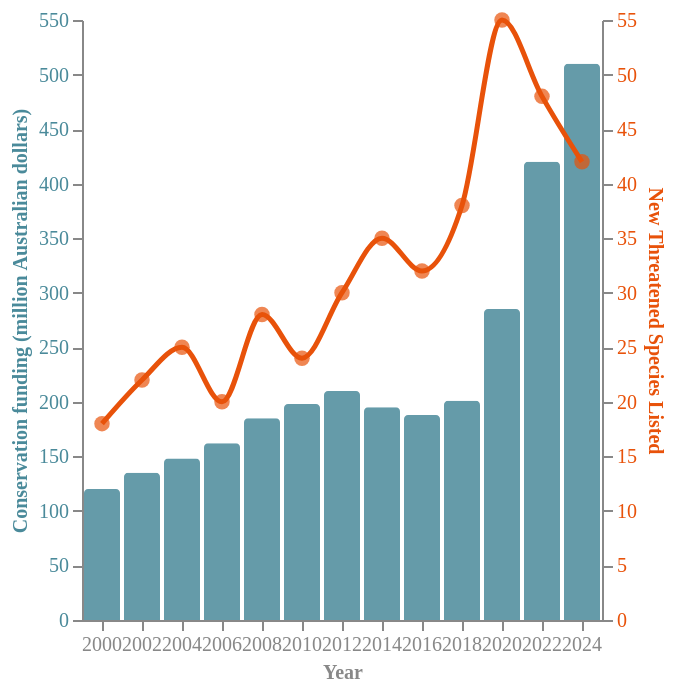

Here is the Vega-Lite specification saved for this chart:
### Vega-Lite specification from a JSON file in a GitHub repository (floating-point values rounded to 4 significant figures)
{"$schema": "https://vega.github.io/schema/vega-lite/v5.json", "width": "container", "height": 300, "background": "transparent", "data": {"values": [{"year": 2000, "funding": 120, "new_listings": 18}, {"year": 2002, "funding": 135, "new_listings": 22}, {"year": 2004, "funding": 148, "new_listings": 25}, {"year": 2006, "funding": 162, "new_listings": 20}, {"year": 2008, "funding": 185, "new_listings": 28}, {"year": 2010, "funding": 198, "new_listings": 24}, {"year": 2012, "funding": 210, "new_listings": 30}, {"year": 2014, "funding": 195, "new_listings": 35}, {"year": 2016, "funding": 188, "new_listings": 32}, {"year": 2018, "funding": 201, "new_listings": 38}, {"year": 2020, "funding": 285, "new_listings": 55}, {"year": 2022, "funding": 420, "new_listings": 48}, {"year": 2024, "funding": 510, "new_listings": 42}]}, "layer": [{"mark": {"type": "bar", "opacity": 0.7, "color": "#4a8a9a", "cornerRadiusTopLeft": 2, "cornerRadiusTopRight": 2}, "encoding": {"x": {"field": "year", "type": "ordinal", "axis": {"title": "Year", "titleColor": "#888", "titleFont": "DM Mono", "titleFontSize": 10, "labelColor": "#888", "labelFont": "DM Mono", "labelAngle": 0, "grid": false}}, "y": {"field": "funding", "type": "quantitative", "title": "Conservation funding (million Australian dollars)", "axis": {"titleColor": "#4a8a9a", "labelColor": "#4a8a9a", "titleFont": "DM Mono", "labelFont": "DM Mono", "titleFontSize": 10, "grid": true, "gridColor": "rgba(255,255,255,.07)", "format": ",.0f"}}, "opacity": {"condition": {"param": "hover", "empty": true, "value": 0.85}, "value": 0.3}, "tooltip": [{"field": "year", "title": "Year"}, {"field": "funding", "title": "Conservation funding (million Australian dollars)", "format": ",.0f"}, {"field": "new_listings", "title": "New Threatened Species Listed"}]}}, {"mark": {"type": "line", "color": "#e8520a", "strokeWidth": 2.5, "interpolate": "monotone"}, "encoding": {"x": {"field": "year", "type": "ordinal"}, "y": {"field": "new_listings", "type": "quantitative", "title": "New Threatened Species Listed", "axis": {"orient": "right", "titleColor": "#e8520a", "labelColor": "#e8520a", "titleFont": "DM Mono", "labelFont": "DM Mono", "titleFontSize": 10, "grid": false}}}}, {"params": [{"name": "hover", "select": {"type": "point", "on": "mouseover", "nearest": true, "fields": ["year"]}}], "mark": {"type": "point", "filled": true, "size": 80, "color": "#e8520a"}, "encoding": {"x": {"field": "year", "type": "ordinal"}, "y": {"field": "new_listings", "type": "quantitative", "axis": null}, "size": {"condition": {"param": "hover", "empty": false, "value": 200}, "value": 60}, "tooltip": [{"field": "year", "title": "Year"}, {"field": "funding", "title": "Funding (million Australian dollars)", "format": ",.0f"}, {"field": "new_listings", "title": "New threatened species listings"}]}}, {"mark": {"type": "rule", "color": "rgba(255,255,255,.15)", "strokeWidth": 1}, "encoding": {"x": {"field": "year", "type": "ordinal"}, "opacity": {"condition": {"param": "hover", "empty": false, "value": 1}, "value": 0}}}], "resolve": {"scale": {"y": "independent"}}, "config": {"background": "transparent", "view": {"stroke": null}}}
